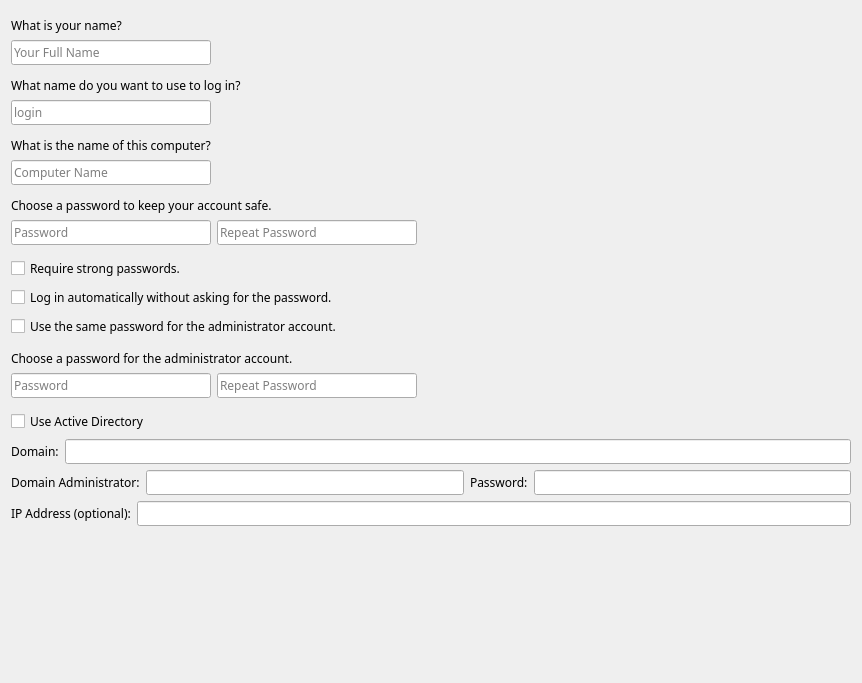
<?xml version="1.0" encoding="UTF-8"?>
<ui version="4.0">
 <author>
SPDX-FileCopyrightText: 2014 Teo Mrnjavac &lt;teo@kde.org&gt;
SPDX-License-Identifier: GPL-3.0-or-later
 </author>
 <class>Page_UserSetup</class>
 <widget class="QWidget" name="Page_UserSetup">
  <property name="geometry">
   <rect>
    <x>0</x>
    <y>0</y>
    <width>862</width>
    <height>683</height>
   </rect>
  </property>
  <property name="windowTitle">
   <string notr="true">Form</string>
  </property>
  <layout class="QVBoxLayout" name="verticalLayout_12">
   <item>
    <spacer name="verticalSpacer">
     <property name="orientation">
      <enum>Qt::Vertical</enum>
     </property>
     <property name="sizeType">
      <enum>QSizePolicy::Fixed</enum>
     </property>
     <property name="sizeHint" stdset="0">
      <size>
       <width>20</width>
       <height>6</height>
      </size>
     </property>
    </spacer>
   </item>
   <item>
    <widget class="QLabel" name="labelWhatIsYourName">
     <property name="font">
      <font>
       <family>Fantasque Sans Mono</family>
      </font>
     </property>
     <property name="text">
      <string>What is your name?</string>
     </property>
    </widget>
   </item>
   <item>
    <layout class="QHBoxLayout" name="fullNameLayout">
     <item>
      <widget class="QLineEdit" name="textBoxFullName">
       <property name="minimumSize">
        <size>
         <width>200</width>
         <height>0</height>
        </size>
       </property>
       <property name="font">
        <font>
         <family>Fantasque Sans Mono</family>
        </font>
       </property>
       <property name="placeholderText">
        <string>Your Full Name</string>
       </property>
      </widget>
     </item>
     <item>
      <widget class="QLabel" name="labelFullName">
       <property name="sizePolicy">
        <sizepolicy hsizetype="Fixed" vsizetype="Fixed">
         <horstretch>0</horstretch>
         <verstretch>0</verstretch>
        </sizepolicy>
       </property>
       <property name="minimumSize">
        <size>
         <width>24</width>
         <height>24</height>
        </size>
       </property>
       <property name="maximumSize">
        <size>
         <width>24</width>
         <height>24</height>
        </size>
       </property>
       <property name="font">
        <font>
         <family>Fantasque Sans Mono</family>
        </font>
       </property>
       <property name="text">
        <string notr="true"/>
       </property>
       <property name="scaledContents">
        <bool>true</bool>
       </property>
      </widget>
     </item>
     <item>
      <widget class="QLabel" name="labelFullNameError">
       <property name="sizePolicy">
        <sizepolicy hsizetype="Expanding" vsizetype="Preferred">
         <horstretch>1</horstretch>
         <verstretch>0</verstretch>
        </sizepolicy>
       </property>
       <property name="font">
        <font>
         <family>Fantasque Sans Mono</family>
        </font>
       </property>
       <property name="text">
        <string/>
       </property>
       <property name="wordWrap">
        <bool>true</bool>
       </property>
      </widget>
     </item>
    </layout>
   </item>
   <item>
    <spacer name="verticalSpacer_2">
     <property name="orientation">
      <enum>Qt::Vertical</enum>
     </property>
     <property name="sizeType">
      <enum>QSizePolicy::Fixed</enum>
     </property>
     <property name="sizeHint" stdset="0">
      <size>
       <width>20</width>
       <height>6</height>
      </size>
     </property>
    </spacer>
   </item>
   <item>
    <widget class="QLabel" name="username_label_2">
     <property name="font">
      <font>
       <family>Fantasque Sans Mono</family>
      </font>
     </property>
     <property name="text">
      <string>What name do you want to use to log in?</string>
     </property>
     <property name="wordWrap">
      <bool>false</bool>
     </property>
    </widget>
   </item>
   <item>
    <layout class="QHBoxLayout" name="usernameLayout">
     <item>
      <widget class="QLineEdit" name="textBoxLoginName">
       <property name="sizePolicy">
        <sizepolicy hsizetype="Expanding" vsizetype="Fixed">
         <horstretch>0</horstretch>
         <verstretch>0</verstretch>
        </sizepolicy>
       </property>
       <property name="minimumSize">
        <size>
         <width>200</width>
         <height>0</height>
        </size>
       </property>
       <property name="font">
        <font>
         <family>Fantasque Sans Mono</family>
        </font>
       </property>
       <property name="placeholderText">
        <string>login</string>
       </property>
      </widget>
     </item>
     <item>
      <widget class="QLabel" name="labelUsername">
       <property name="sizePolicy">
        <sizepolicy hsizetype="Fixed" vsizetype="Fixed">
         <horstretch>0</horstretch>
         <verstretch>0</verstretch>
        </sizepolicy>
       </property>
       <property name="minimumSize">
        <size>
         <width>24</width>
         <height>24</height>
        </size>
       </property>
       <property name="maximumSize">
        <size>
         <width>24</width>
         <height>24</height>
        </size>
       </property>
       <property name="font">
        <font>
         <family>Fantasque Sans Mono</family>
        </font>
       </property>
       <property name="scaledContents">
        <bool>true</bool>
       </property>
      </widget>
     </item>
     <item>
      <widget class="QLabel" name="labelUsernameError">
       <property name="sizePolicy">
        <sizepolicy hsizetype="Expanding" vsizetype="Preferred">
         <horstretch>1</horstretch>
         <verstretch>0</verstretch>
        </sizepolicy>
       </property>
       <property name="minimumSize">
        <size>
         <width>200</width>
         <height>0</height>
        </size>
       </property>
       <property name="font">
        <font>
         <family>Fantasque Sans Mono</family>
        </font>
       </property>
       <property name="text">
        <string/>
       </property>
       <property name="alignment">
        <set>Qt::AlignVCenter</set>
       </property>
       <property name="wordWrap">
        <bool>true</bool>
       </property>
      </widget>
     </item>
    </layout>
   </item>
   <item>
    <spacer name="verticalSpacer_4">
     <property name="orientation">
      <enum>Qt::Vertical</enum>
     </property>
     <property name="sizeType">
      <enum>QSizePolicy::Fixed</enum>
     </property>
     <property name="sizeHint" stdset="0">
      <size>
       <width>20</width>
       <height>6</height>
      </size>
     </property>
    </spacer>
   </item>
   <item>
    <widget class="QLabel" name="hostnameLabel">
     <property name="font">
      <font>
       <family>Fantasque Sans Mono</family>
      </font>
     </property>
     <property name="text">
      <string>What is the name of this computer?</string>
     </property>
     <property name="wordWrap">
      <bool>false</bool>
     </property>
    </widget>
   </item>
   <item>
    <layout class="QHBoxLayout" name="hostnameLayout">
     <item>
      <widget class="QLineEdit" name="textBoxHostname">
       <property name="sizePolicy">
        <sizepolicy hsizetype="Expanding" vsizetype="Fixed">
         <horstretch>0</horstretch>
         <verstretch>0</verstretch>
        </sizepolicy>
       </property>
       <property name="minimumSize">
        <size>
         <width>200</width>
         <height>0</height>
        </size>
       </property>
       <property name="font">
        <font>
         <family>Fantasque Sans Mono</family>
        </font>
       </property>
       <property name="toolTip">
        <string>&lt;small&gt;This name will be used if you make the computer visible to others on a network.&lt;/small&gt;</string>
       </property>
       <property name="placeholderText">
        <string>Computer Name</string>
       </property>
      </widget>
     </item>
     <item>
      <widget class="QLabel" name="labelHostname">
       <property name="sizePolicy">
        <sizepolicy hsizetype="Fixed" vsizetype="Fixed">
         <horstretch>0</horstretch>
         <verstretch>0</verstretch>
        </sizepolicy>
       </property>
       <property name="minimumSize">
        <size>
         <width>24</width>
         <height>24</height>
        </size>
       </property>
       <property name="maximumSize">
        <size>
         <width>24</width>
         <height>24</height>
        </size>
       </property>
       <property name="font">
        <font>
         <family>Fantasque Sans Mono</family>
        </font>
       </property>
       <property name="scaledContents">
        <bool>true</bool>
       </property>
      </widget>
     </item>
     <item>
      <widget class="QLabel" name="labelHostnameError">
       <property name="sizePolicy">
        <sizepolicy hsizetype="Expanding" vsizetype="Preferred">
         <horstretch>1</horstretch>
         <verstretch>0</verstretch>
        </sizepolicy>
       </property>
       <property name="minimumSize">
        <size>
         <width>200</width>
         <height>0</height>
        </size>
       </property>
       <property name="font">
        <font>
         <family>Fantasque Sans Mono</family>
        </font>
       </property>
       <property name="text">
        <string/>
       </property>
       <property name="alignment">
        <set>Qt::AlignVCenter</set>
       </property>
       <property name="wordWrap">
        <bool>true</bool>
       </property>
      </widget>
     </item>
    </layout>
   </item>
   <item>
    <spacer name="hostnameVSpace">
     <property name="orientation">
      <enum>Qt::Vertical</enum>
     </property>
     <property name="sizeType">
      <enum>QSizePolicy::Fixed</enum>
     </property>
     <property name="sizeHint" stdset="0">
      <size>
       <width>20</width>
       <height>6</height>
      </size>
     </property>
    </spacer>
   </item>
   <item>
    <widget class="QLabel" name="password_label_2">
     <property name="font">
      <font>
       <family>Fantasque Sans Mono</family>
      </font>
     </property>
     <property name="text">
      <string>Choose a password to keep your account safe.</string>
     </property>
     <property name="wordWrap">
      <bool>false</bool>
     </property>
    </widget>
   </item>
   <item>
    <layout class="QHBoxLayout" name="userPasswordLayout">
     <item>
      <widget class="QLineEdit" name="textBoxUserPassword">
       <property name="sizePolicy">
        <sizepolicy hsizetype="Expanding" vsizetype="Fixed">
         <horstretch>0</horstretch>
         <verstretch>0</verstretch>
        </sizepolicy>
       </property>
       <property name="minimumSize">
        <size>
         <width>200</width>
         <height>0</height>
        </size>
       </property>
       <property name="font">
        <font>
         <family>Fantasque Sans Mono</family>
        </font>
       </property>
       <property name="toolTip">
        <string>&lt;small&gt;Enter the same password twice, so that it can be checked for typing errors. A good password will contain a mixture of letters, numbers and punctuation, should be at least eight characters long, and should be changed at regular intervals.&lt;/small&gt;</string>
       </property>
       <property name="echoMode">
        <enum>QLineEdit::Password</enum>
       </property>
       <property name="placeholderText">
        <string>Password</string>
       </property>
      </widget>
     </item>
     <item>
      <widget class="QLineEdit" name="textBoxUserVerifiedPassword">
       <property name="sizePolicy">
        <sizepolicy hsizetype="Expanding" vsizetype="Fixed">
         <horstretch>0</horstretch>
         <verstretch>0</verstretch>
        </sizepolicy>
       </property>
       <property name="minimumSize">
        <size>
         <width>200</width>
         <height>0</height>
        </size>
       </property>
       <property name="font">
        <font>
         <family>Fantasque Sans Mono</family>
        </font>
       </property>
       <property name="toolTip">
        <string>&lt;small&gt;Enter the same password twice, so that it can be checked for typing errors. A good password will contain a mixture of letters, numbers and punctuation, should be at least eight characters long, and should be changed at regular intervals.&lt;/small&gt;</string>
       </property>
       <property name="echoMode">
        <enum>QLineEdit::Password</enum>
       </property>
       <property name="placeholderText">
        <string>Repeat Password</string>
       </property>
      </widget>
     </item>
     <item>
      <widget class="QLabel" name="labelUserPassword">
       <property name="sizePolicy">
        <sizepolicy hsizetype="Fixed" vsizetype="Fixed">
         <horstretch>0</horstretch>
         <verstretch>0</verstretch>
        </sizepolicy>
       </property>
       <property name="minimumSize">
        <size>
         <width>24</width>
         <height>24</height>
        </size>
       </property>
       <property name="maximumSize">
        <size>
         <width>24</width>
         <height>24</height>
        </size>
       </property>
       <property name="font">
        <font>
         <family>Fantasque Sans Mono</family>
        </font>
       </property>
       <property name="scaledContents">
        <bool>true</bool>
       </property>
      </widget>
     </item>
     <item>
      <widget class="QLabel" name="labelUserPasswordError">
       <property name="sizePolicy">
        <sizepolicy hsizetype="Expanding" vsizetype="Preferred">
         <horstretch>1</horstretch>
         <verstretch>0</verstretch>
        </sizepolicy>
       </property>
       <property name="minimumSize">
        <size>
         <width>100</width>
         <height>0</height>
        </size>
       </property>
       <property name="font">
        <font>
         <family>Fantasque Sans Mono</family>
        </font>
       </property>
       <property name="text">
        <string/>
       </property>
       <property name="alignment">
        <set>Qt::AlignVCenter</set>
       </property>
       <property name="wordWrap">
        <bool>true</bool>
       </property>
      </widget>
     </item>
    </layout>
   </item>
   <item>
    <spacer name="verticalSpacer_5">
     <property name="orientation">
      <enum>Qt::Vertical</enum>
     </property>
     <property name="sizeType">
      <enum>QSizePolicy::Fixed</enum>
     </property>
     <property name="sizeHint" stdset="0">
      <size>
       <width>20</width>
       <height>6</height>
      </size>
     </property>
    </spacer>
   </item>
   <item>
    <widget class="QCheckBox" name="checkBoxRequireStrongPassword">
     <property name="font">
      <font>
       <family>Fantasque Sans Mono</family>
      </font>
     </property>
     <property name="toolTip">
      <string>When this box is checked, password-strength checking is done and you will not be able to use a weak password.</string>
     </property>
     <property name="text">
      <string>Require strong passwords.</string>
     </property>
    </widget>
   </item>
   <item>
    <widget class="QCheckBox" name="checkBoxDoAutoLogin">
     <property name="font">
      <font>
       <family>Fantasque Sans Mono</family>
      </font>
     </property>
     <property name="text">
      <string>Log in automatically without asking for the password.</string>
     </property>
    </widget>
   </item>
   <item>
    <widget class="QCheckBox" name="checkBoxReusePassword">
     <property name="font">
      <font>
       <family>Fantasque Sans Mono</family>
      </font>
     </property>
     <property name="text">
      <string>Use the same password for the administrator account.</string>
     </property>
    </widget>
   </item>
   <item>
    <spacer name="verticalSpacer_6">
     <property name="orientation">
      <enum>Qt::Vertical</enum>
     </property>
     <property name="sizeType">
      <enum>QSizePolicy::Fixed</enum>
     </property>
     <property name="sizeHint" stdset="0">
      <size>
       <width>20</width>
       <height>6</height>
      </size>
     </property>
    </spacer>
   </item>
   <item>
    <widget class="QLabel" name="labelChooseRootPassword">
     <property name="font">
      <font>
       <family>Fantasque Sans Mono</family>
      </font>
     </property>
     <property name="text">
      <string>Choose a password for the administrator account.</string>
     </property>
     <property name="wordWrap">
      <bool>false</bool>
     </property>
    </widget>
   </item>
   <item>
    <layout class="QHBoxLayout" name="rootPasswordLayout">
     <item>
      <widget class="QLineEdit" name="textBoxRootPassword">
       <property name="sizePolicy">
        <sizepolicy hsizetype="Expanding" vsizetype="Fixed">
         <horstretch>0</horstretch>
         <verstretch>0</verstretch>
        </sizepolicy>
       </property>
       <property name="minimumSize">
        <size>
         <width>200</width>
         <height>0</height>
        </size>
       </property>
       <property name="font">
        <font>
         <family>Fantasque Sans Mono</family>
        </font>
       </property>
       <property name="toolTip">
        <string>&lt;small&gt;Enter the same password twice, so that it can be checked for typing errors.&lt;/small&gt;</string>
       </property>
       <property name="echoMode">
        <enum>QLineEdit::Password</enum>
       </property>
       <property name="placeholderText">
        <string>Password</string>
       </property>
      </widget>
     </item>
     <item>
      <widget class="QLineEdit" name="textBoxVerifiedRootPassword">
       <property name="sizePolicy">
        <sizepolicy hsizetype="Expanding" vsizetype="Fixed">
         <horstretch>0</horstretch>
         <verstretch>0</verstretch>
        </sizepolicy>
       </property>
       <property name="minimumSize">
        <size>
         <width>200</width>
         <height>0</height>
        </size>
       </property>
       <property name="font">
        <font>
         <family>Fantasque Sans Mono</family>
        </font>
       </property>
       <property name="toolTip">
        <string>&lt;small&gt;Enter the same password twice, so that it can be checked for typing errors.&lt;/small&gt;</string>
       </property>
       <property name="echoMode">
        <enum>QLineEdit::Password</enum>
       </property>
       <property name="placeholderText">
        <string>Repeat Password</string>
       </property>
      </widget>
     </item>
     <item>
      <widget class="QLabel" name="labelRootPassword">
       <property name="sizePolicy">
        <sizepolicy hsizetype="Fixed" vsizetype="Fixed">
         <horstretch>0</horstretch>
         <verstretch>0</verstretch>
        </sizepolicy>
       </property>
       <property name="minimumSize">
        <size>
         <width>24</width>
         <height>24</height>
        </size>
       </property>
       <property name="maximumSize">
        <size>
         <width>24</width>
         <height>24</height>
        </size>
       </property>
       <property name="font">
        <font>
         <family>Fantasque Sans Mono</family>
        </font>
       </property>
       <property name="scaledContents">
        <bool>true</bool>
       </property>
      </widget>
     </item>
     <item>
      <widget class="QLabel" name="labelRootPasswordError">
       <property name="sizePolicy">
        <sizepolicy hsizetype="Expanding" vsizetype="Preferred">
         <horstretch>1</horstretch>
         <verstretch>0</verstretch>
        </sizepolicy>
       </property>
       <property name="minimumSize">
        <size>
         <width>100</width>
         <height>0</height>
        </size>
       </property>
       <property name="font">
        <font>
         <family>Fantasque Sans Mono</family>
        </font>
       </property>
       <property name="text">
        <string/>
       </property>
       <property name="alignment">
        <set>Qt::AlignVCenter</set>
       </property>
       <property name="wordWrap">
        <bool>true</bool>
       </property>
      </widget>
     </item>
    </layout>
   </item>
   <item>
    <spacer name="verticalSpacer_3">
     <property name="orientation">
      <enum>Qt::Vertical</enum>
     </property>
     <property name="sizeType">
      <enum>QSizePolicy::Fixed</enum>
     </property>
     <property name="sizeHint" stdset="0">
      <size>
       <width>20</width>
       <height>6</height>
      </size>
     </property>
    </spacer>
   </item>
   <item>
    <layout class="QVBoxLayout" name="verticalLayout">
     <item>
      <widget class="QCheckBox" name="useADCheckbox">
       <property name="font">
        <font>
         <family>Fantasque Sans Mono</family>
        </font>
       </property>
       <property name="text">
        <string>Use Active Directory</string>
       </property>
      </widget>
     </item>
     <item>
      <layout class="QVBoxLayout" name="verticalLayout_3">
       <item>
        <layout class="QHBoxLayout" name="horizontalLayout_2">
         <item>
          <widget class="QLabel" name="domainLabel">
           <property name="font">
            <font>
             <family>Fantasque Sans Mono</family>
            </font>
           </property>
           <property name="text">
            <string>Domain:</string>
           </property>
          </widget>
         </item>
         <item>
          <widget class="QLineEdit" name="domainField">
           <property name="font">
            <font>
             <family>Fantasque Sans Mono</family>
            </font>
           </property>
          </widget>
         </item>
        </layout>
       </item>
       <item>
        <layout class="QHBoxLayout" name="horizontalLayout">
         <item>
          <widget class="QLabel" name="domainAdminLabel">
           <property name="font">
            <font>
             <family>Fantasque Sans Mono</family>
            </font>
           </property>
           <property name="text">
            <string>Domain Administrator:</string>
           </property>
          </widget>
         </item>
         <item>
          <widget class="QLineEdit" name="domainAdminField">
           <property name="font">
            <font>
             <family>Fantasque Sans Mono</family>
            </font>
           </property>
          </widget>
         </item>
         <item>
          <widget class="QLabel" name="domainPasswordLabel">
           <property name="font">
            <font>
             <family>Fantasque Sans Mono</family>
            </font>
           </property>
           <property name="text">
            <string>Password:</string>
           </property>
          </widget>
         </item>
         <item>
          <widget class="QLineEdit" name="domainPasswordField">
           <property name="font">
            <font>
             <family>Fantasque Sans Mono</family>
            </font>
           </property>
           <property name="echoMode">
            <enum>QLineEdit::Password</enum>
           </property>
          </widget>
         </item>
        </layout>
       </item>
       <item>
        <layout class="QHBoxLayout" name="horizontalLayout_3">
         <item>
          <widget class="QLabel" name="ipAddressLabel">
           <property name="font">
            <font>
             <family>Fantasque Sans Mono</family>
            </font>
           </property>
           <property name="text">
            <string>IP Address (optional):</string>
           </property>
          </widget>
         </item>
         <item>
          <widget class="QLineEdit" name="ipAddressField">
           <property name="font">
            <font>
             <family>Fantasque Sans Mono</family>
            </font>
           </property>
          </widget>
         </item>
        </layout>
       </item>
      </layout>
     </item>
    </layout>
   </item>
   <item>
    <spacer name="verticalSpacer_7">
     <property name="orientation">
      <enum>Qt::Vertical</enum>
     </property>
     <property name="sizeHint" stdset="0">
      <size>
       <width>20</width>
       <height>1</height>
      </size>
     </property>
    </spacer>
   </item>
  </layout>
 </widget>
 <resources/>
 <connections/>
</ui>
